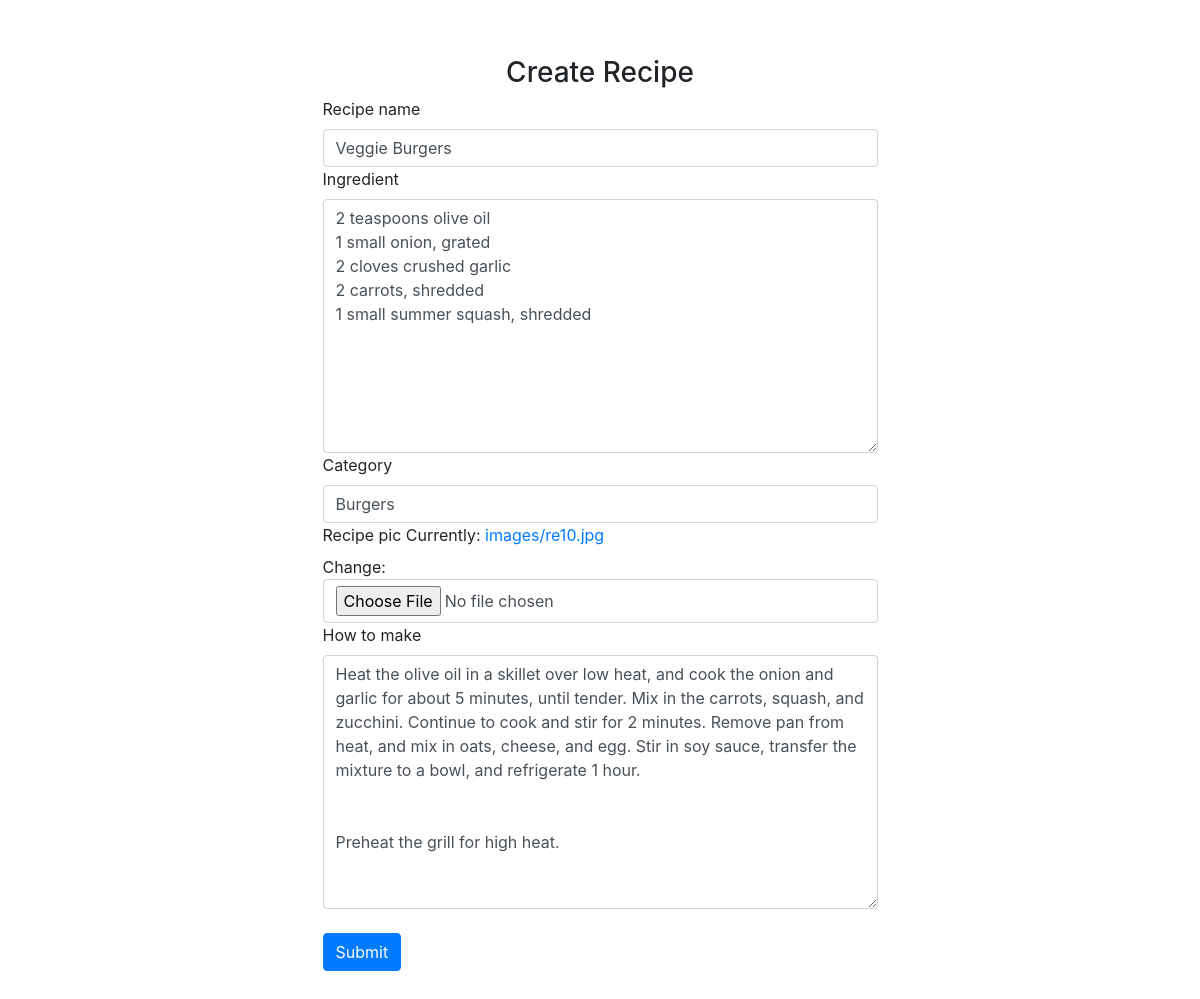
Page /recipes/editrecipe/13 (signed in) on the committed database.
### recipes/models.py (models this page shows, shortened)
class recipe(models.Model):
    recipe_name = models.CharField(max_length=120)
    ingredient = models.CharField(max_length=600)
    category = models.CharField(max_length=120)
    recipe_pic = models.ImageField(upload_to="images")
    How_to_make = models.CharField(max_length=600)
    created_by = models.ForeignKey(to=User,on_delete=models.CASCADE)

### recipes/views.py (the view, shortened to what this page needs)
# urls.py: path('editrecipe/<int:id>',views.EditRecipe.as_view(),name="editrecipe"),
@method_decorator(login_required(login_url='login'), name='dispatch')
class EditRecipe(TemplateView):
    form_class =CreateRecipeForm
    context = {}
    template_name = 'recipes/createrecipe.html'
    def get(self, request, *args, **kwargs):
        id = kwargs.get('id')
        recipes = get_object_or_404(recipe, pk=id)
        form = self.form_class(instance=recipes)
        self.context['form'] = form
        return render(request,self.template_name , self.context)

### recipes/forms.py
class CreateRecipeForm(ModelForm):
    class Meta:
        model = recipe
        fields = "__all__"
        widgets = {'ingredient':forms.Textarea(),'How_to_make':forms.Textarea(),
                   'created_by':forms.HiddenInput()}

### recipes/templates/recipes/createrecipe.html (shortened to what this page needs)
<!DOCTYPE html>
<html lang="en">
<head>
    <link rel="stylesheet" href="https://maxcdn.bootstrapcdn.com/bootstrap/4.0.0/css/bootstrap.min.css">
    {% load static %}
    <link rel="stylesheet" href="{% static 'users/css/registration.css' %}">
</head>
<body>
<div class="container">
    <form method="post" novalidate enctype="multipart/form-data">
        <h3>Create Recipe</h3>
        {% include 'home/form.html' with form=form %}
        <br>
        <button type="submit" class="btn btn-primary">Submit</button>
    </form>
</div>
</body>
</html>

### home/templates/home/form.html (shortened to what this page needs)
{% load widget_tweaks %}
        {% for field in form.visible_fields %}
        <div class="row">
            <div class="col">
                <label for="{{field.id_for_label}}" class="form-label">{{field.label}}</label>
                {% if form.is_bound %}
                    {% if field.errors %}
                        {% render_field field class="form-control is-invalid" %}
                        {% for error in field.errors %}
                            <div class="invalid-feedback">
                                {{ error }}
                            </div>
                        {% endfor %}
                    {% else %}
                         {% render_field field class="form-control" %}
                    {% endif %}
                {% else %}
                    {% render_field field class="form-control" %}
                {% endif %}
            </div>
        </div>
        {% endfor %}

### users/static/users/css/registration.css (style rules this page uses)
form { margin-top:5%; margin-left: 25%; margin-right:25%; width: 50%; margin-bottom:5% }
h3 { text-align:center; }

### rows in the picture
recipe: recipe_name "Veggie Burgers" "2 teaspoons olive oil 1 small onion, grated 2 cloves crushed garlic 2 carrots, shredded 1 small summer squash, shredded" "Burgers" "Heat the olive oil in a skillet over low heat, and cook the onion and garlic for about 5 minutes, until tender. Mix in the carrots, squash, and zucchini. Continue to cook and stir for 2 minutes. Remove pan from heat, and mix in oats, cheese, and egg. Stir in soy sauce, transfer the mixture to a bowl, and refrigerate 1 hour. Preheat the grill for high heat."

### other values in the picture
{{ field.label }} "Recipe name" "Ingredient" "Category" "Recipe pic" "How to make"
